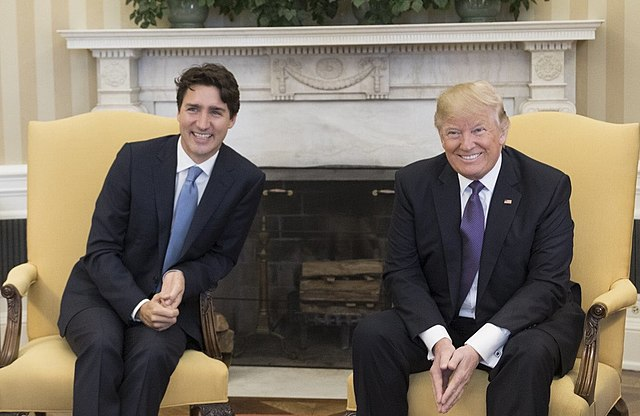
#> input picture trump.jpg, 640 x 416 px
$ jupyter execute Eye_Detection.ipynb
#> lines starting #> are read from the running program, lines starting #| are printed output that depends on the picture; after the words box and inside, x2 and y2 are one past the last pixel; in counts of white or black regions, pixels touching at a corner belong together
<a href="https://colab.research.google.com/github/ktjayamanna/Face-Detection-Using-Open-CV-Haar-Cascade/blob/master/Eye_Detection.ipynb" target="_parent"></a>

[cell 1]
import pandas as pd
import numpy as np
import seaborn as sns
import matplotlib.pyplot as plt
import cv2
import scipy as sp
import urllib.request
import imutils
from PIL import Image

[cell 2]
#Get the URL for the Haar Cascade
HaarCascadeURL = 'https://github.com/opencv/opencv/tree/master/data/haarcascades'

#Get the Name of the Haar Cascade Version
HaarName = 'haarcascade_frontalface_default.xml'

urllib.request.urlretrieve(HaarCascadeURL,HaarName)
#> (this line was passed over: the network is not available in this run)

#Read the Subject Image
TrumpImage = cv2.imread('trump.jpg')
#> TrumpImage is the input picture: shape (416, 640, 3); mean B, G, R 98.5, 111.5, 120.7
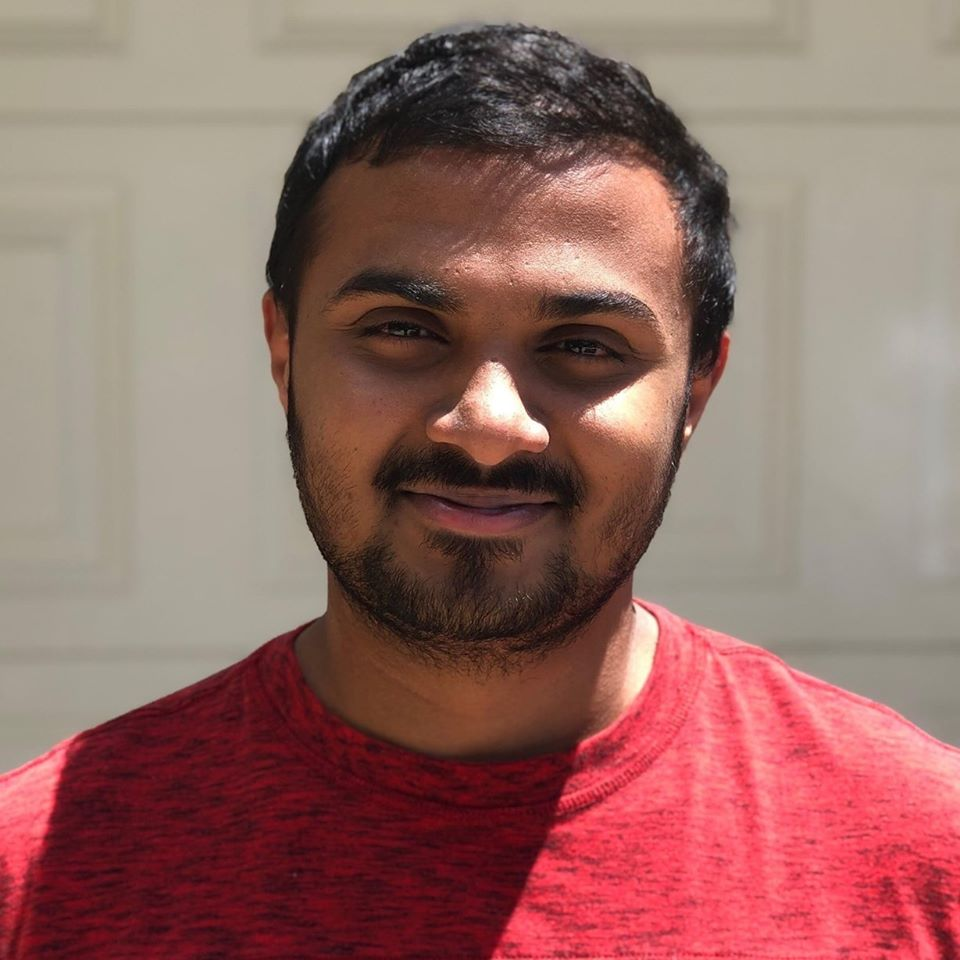
#> input picture me.jpg, 960 x 960 px
#> further down, Me is the input picture: shape (960, 960, 3); mean B, G, R 100, 106, 147.8

[cell 3]
# Initialize the Classifiers
detector = cv2.CascadeClassifier(cv2.data.haarcascades +'haarcascade_frontalface_default.xml')
EyeDetector = cv2.CascadeClassifier(cv2.data.haarcascades +'haarcascade_eye.xml')

[cell 4]
# Eye Detection
def DetectFacesEyes(image):
    #Save a copy that will be subjected to operations.
    TempCopy = image
    #Convert to grayscale
    Gray = cv2.cvtColor(TempCopy,cv2.COLOR_BGR2GRAY)
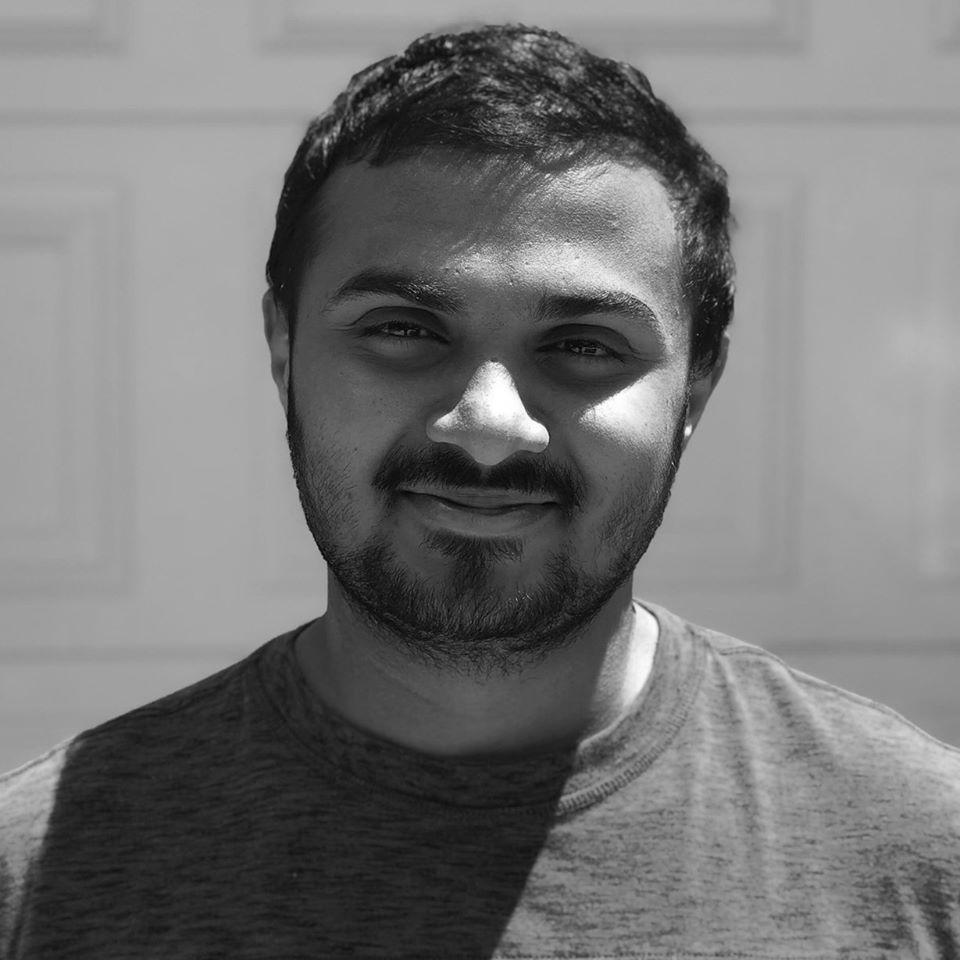
#> Gray: shape (960, 960); min 0, max 255, mean 117.8
    #Make a list of faces
    FaceList = detector.detectMultiScale(image)
#> FaceList = [[233, 148, 514, 514]]
    #Loop through the face list.
    for face in FaceList:
        #Obtain left top corner and the width and the height.
        (x,y,w,h) = face
        #Draw a Rectangle Around the face.
        cv2.rectangle(TempCopy,(x,y),(x+w,y+h),(0,255,0),4)
#> this loop made 1 pass
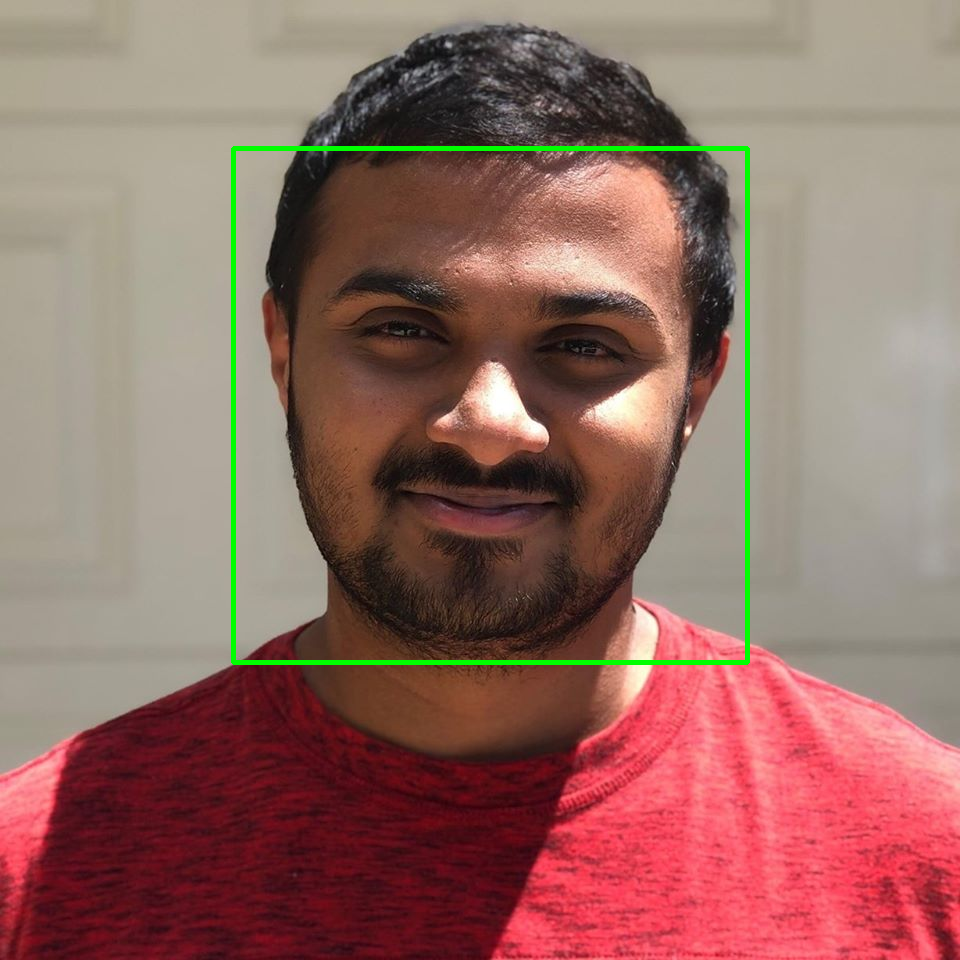
#> TempCopy: shape (960, 960, 3); 1.11% of pixels changed, all inside (x1, y1, x2, y2) = (231, 146, 750, 665)

  #Detect Eyes
    #Get the ROI in Gray Image for Detection.
    ROIGray = Gray[y:y+h,x:x+w]
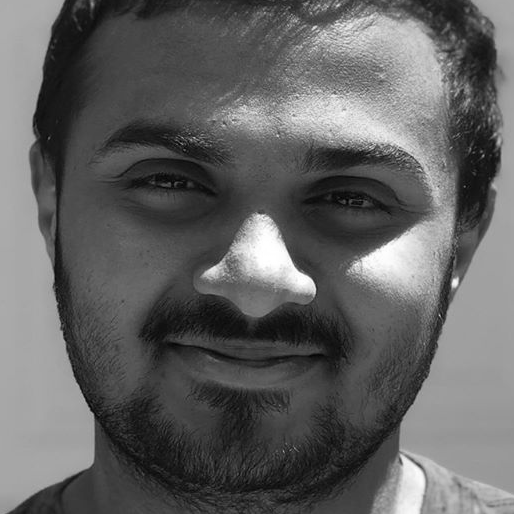
#> ROIGray: shape (514, 514); min 0, max 255, mean 97.6
    #Get the ROI in Color Image to draw the Rectangle.
    ROIColor = image[y:y+h,x:x+w]
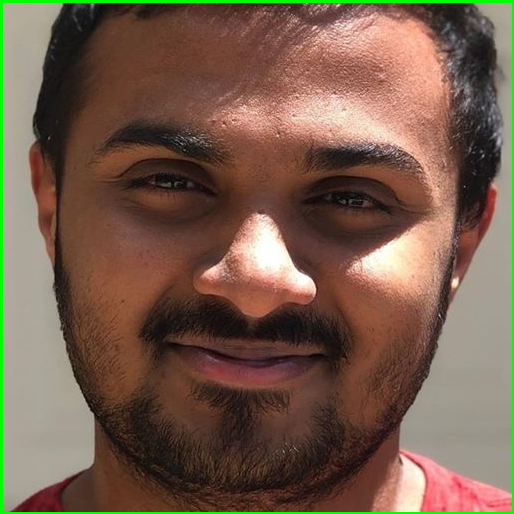
#> ROIColor: shape (514, 514, 3); mean B, G, R 76.1, 92.4, 117.9
    #Make a list of detected pairs of eyes.
    EyesList = EyeDetector.detectMultiScale(ROIGray)
#> EyesList = [[298, 158, 84, 84], [102, 123, 118, 118]]
    for eye in EyesList:
        #Get the coordinates of top left corner, width and the height of the eyebox
        (ex,ey,ew,eh) = eye
        #Draw a Rectangle Around eyes
        cv2.rectangle(ROIColor,(ex,ey),(ex+ew,ey+eh),(255,0,0),5)
#> this loop made 2 passes
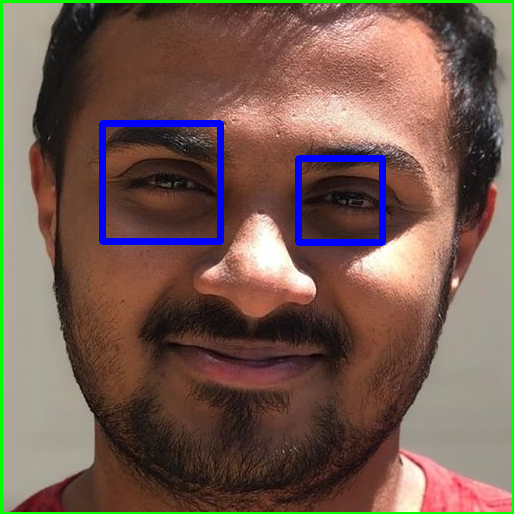
#> ROIColor: shape (514, 514, 3); 2.13% of pixels changed, all inside (x1, y1, x2, y2) = (99, 120, 386, 246)
    plt.figure()
    plt.imshow(TempCopy)
#*****************************************************************************
#Call the function
Me = cv2.imread('me.jpg')
DetectFacesEyes(Me)
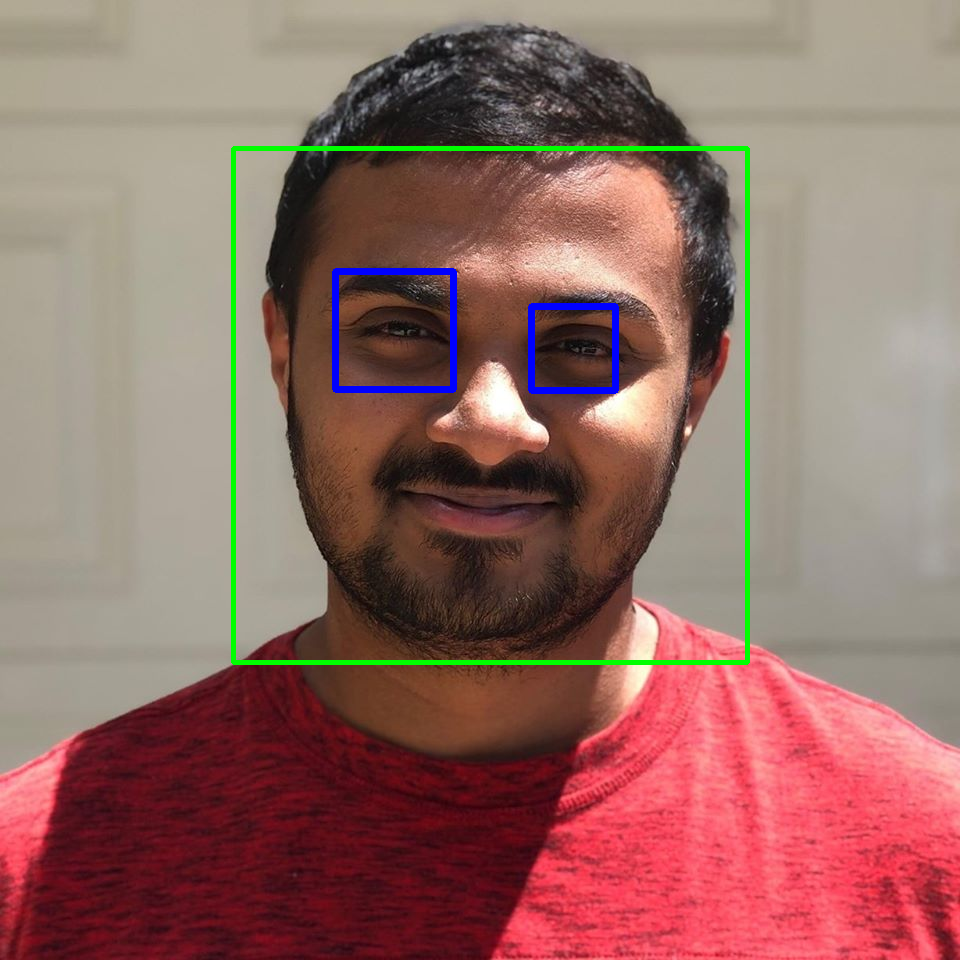
#> Me: shape (960, 960, 3); 1.72% of pixels changed, all inside (x1, y1, x2, y2) = (231, 146, 750, 665)
